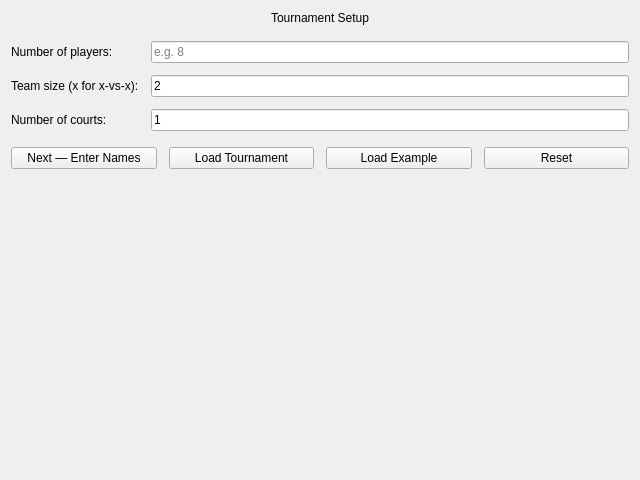
<?xml version="1.0" encoding="UTF-8"?>
<ui version="4.0">
 <class>SetupPage</class>
 <widget class="QWidget" name="SetupPage">
  <property name="geometry">
   <rect>
    <x>0</x>
    <y>0</y>
    <width>640</width>
    <height>480</height>
   </rect>
  </property>
  <layout class="QVBoxLayout" name="mainLayout">
   <property name="spacing">
    <number>16</number>
   </property>
   <item>
    <widget class="QLabel" name="title_label">
     <property name="text">
      <string>Tournament Setup</string>
     </property>
     <property name="alignment">
      <set>Qt::AlignCenter</set>
     </property>
    </widget>
   </item>
   <item>
    <layout class="QFormLayout" name="formLayout">
     <property name="spacing">
      <number>12</number>
     </property>
     <item row="0" column="0">
      <widget class="QLabel" name="label_players">
       <property name="text">
        <string>Number of players:</string>
       </property>
      </widget>
     </item>
     <item row="0" column="1">
      <widget class="QLineEdit" name="num_players_edit">
       <property name="placeholderText">
        <string>e.g. 8</string>
       </property>
      </widget>
     </item>
     <item row="1" column="0">
      <widget class="QLabel" name="label_team_size">
       <property name="text">
        <string>Team size (x for x-vs-x):</string>
       </property>
      </widget>
     </item>
     <item row="1" column="1">
      <widget class="QLineEdit" name="team_size_edit">
       <property name="text">
        <string>2</string>
       </property>
       <property name="placeholderText">
        <string>e.g. 2</string>
       </property>
      </widget>
     </item>
     <item row="2" column="0">
      <widget class="QLabel" name="label_courts">
       <property name="text">
        <string>Number of courts:</string>
       </property>
      </widget>
     </item>
     <item row="2" column="1">
      <widget class="QLineEdit" name="court_count_edit">
       <property name="text">
        <string>1</string>
       </property>
       <property name="placeholderText">
        <string>e.g. 1</string>
       </property>
      </widget>
     </item>
    </layout>
   </item>
   <item>
    <layout class="QHBoxLayout" name="buttonLayout">
     <property name="spacing">
      <number>12</number>
     </property>
     <item>
      <widget class="QPushButton" name="next_button">
       <property name="text">
        <string>Next — Enter Names</string>
       </property>
      </widget>
     </item>
     <item>
      <widget class="QPushButton" name="load_button">
       <property name="text">
        <string>Load Tournament</string>
       </property>
      </widget>
     </item>
     <item>
      <widget class="QPushButton" name="example_button">
       <property name="text">
        <string>Load Example</string>
       </property>
      </widget>
     </item>
     <item>
      <widget class="QPushButton" name="clear_button">
       <property name="text">
        <string>Reset</string>
       </property>
      </widget>
     </item>
    </layout>
   </item>
   <item>
    <spacer name="verticalSpacer">
     <property name="orientation">
      <enum>Qt::Vertical</enum>
     </property>
     <property name="sizeHint" stdset="0">
      <size>
       <width>20</width>
       <height>40</height>
      </size>
     </property>
    </spacer>
   </item>
  </layout>
 </widget>
 <resources/>
 <connections/>
</ui>
